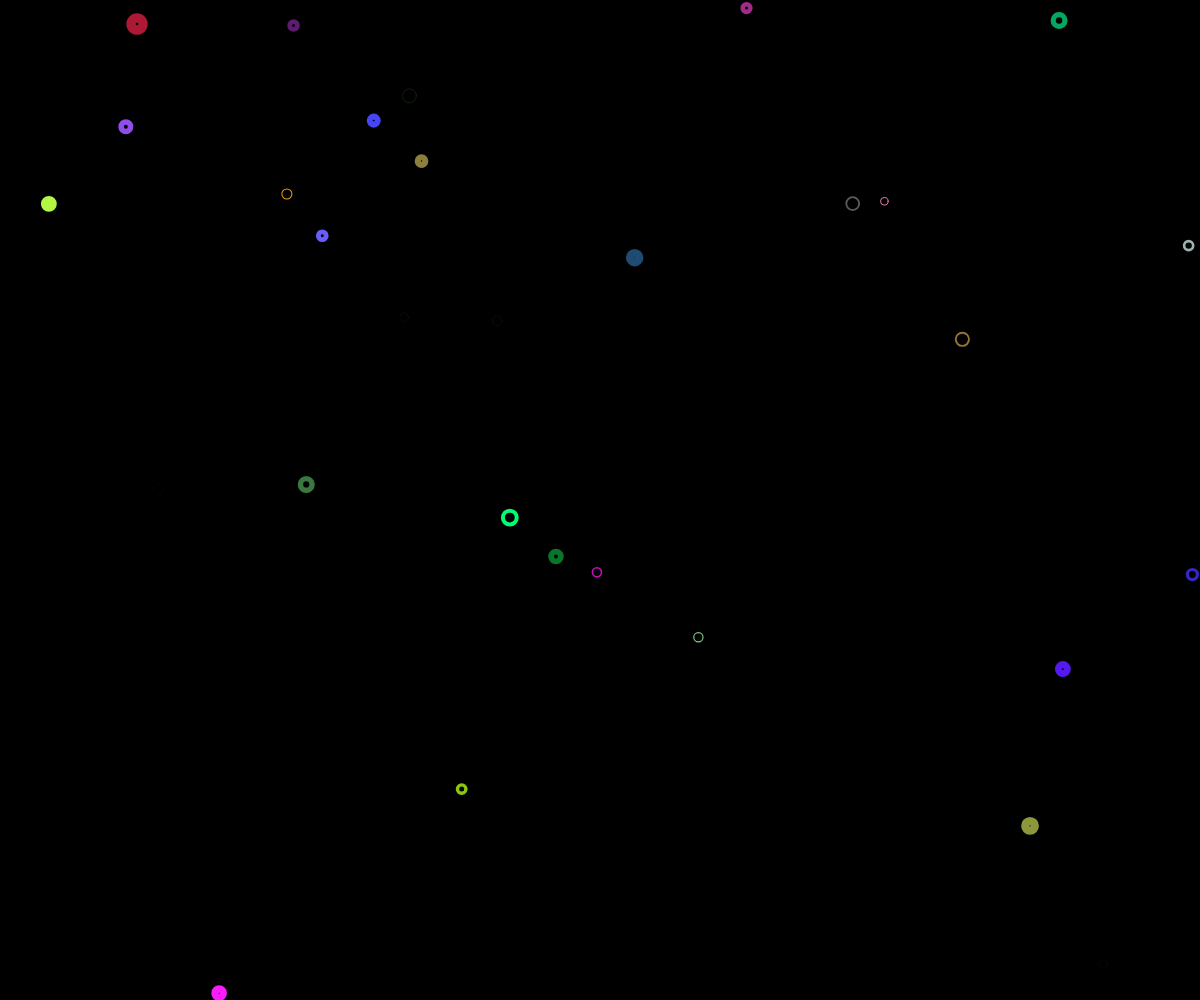
Frame 1 (no input)
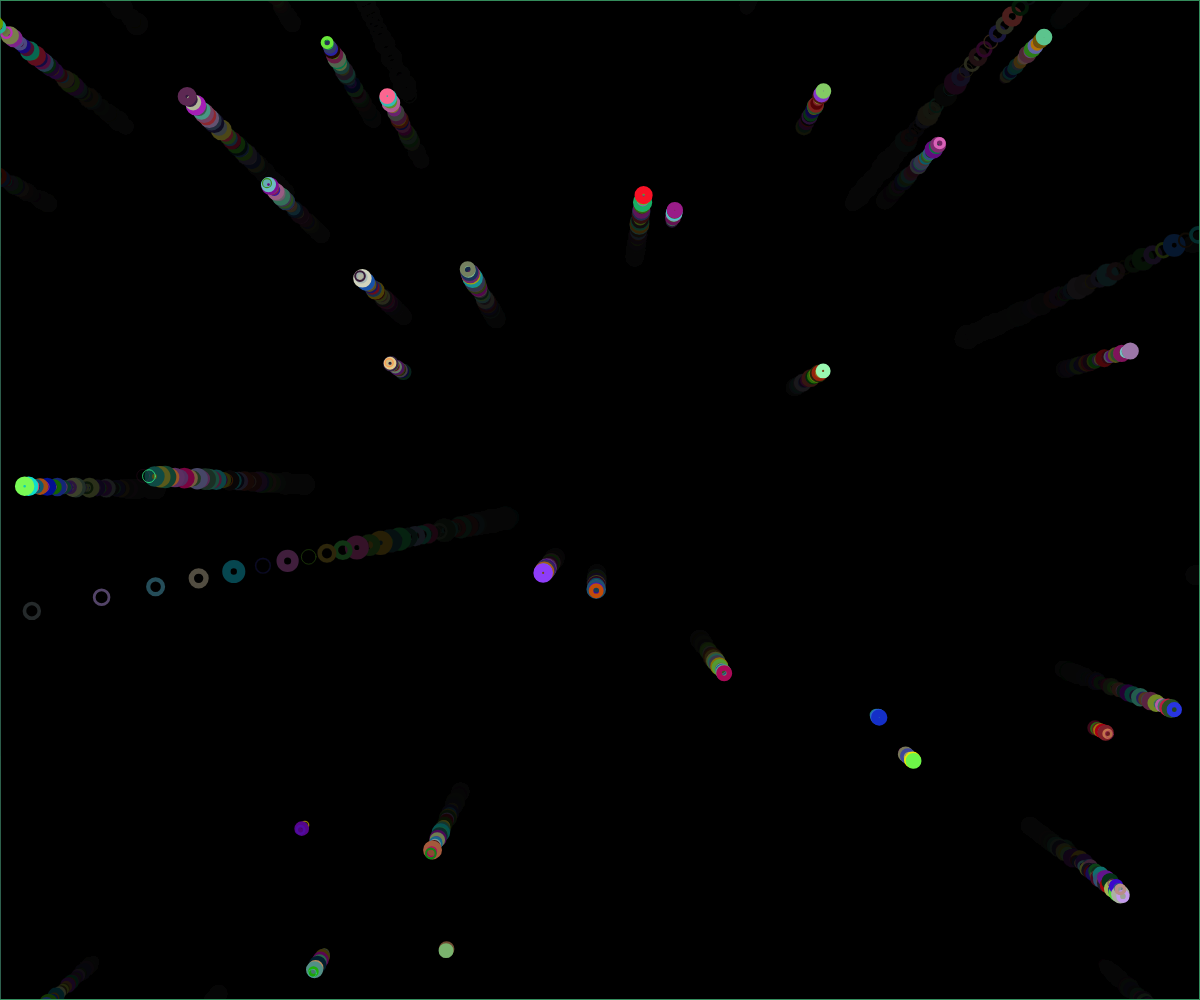
Frame 60 (no input)
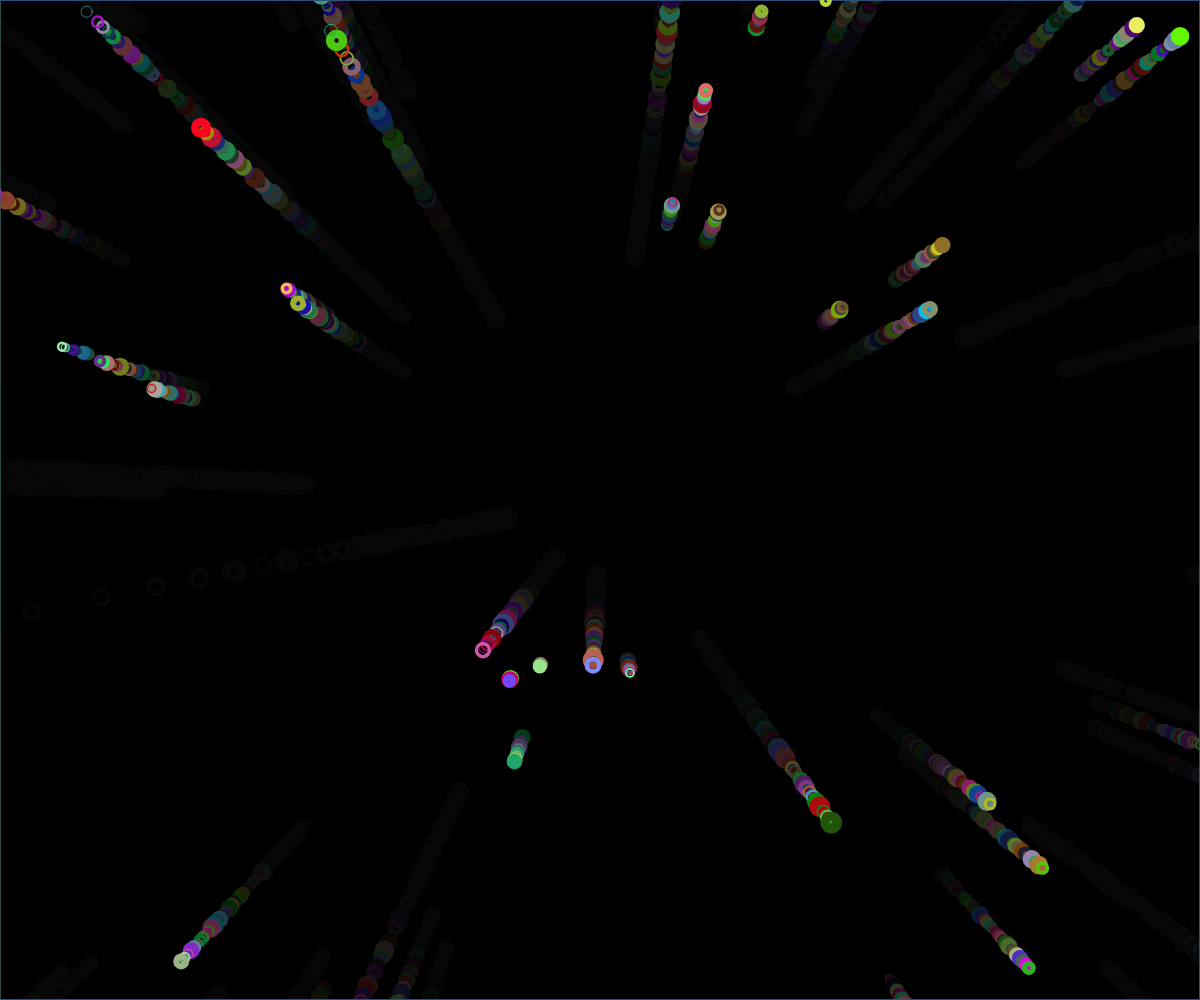
Frame 120 (the mouse pressed at the canvas centre since frame 60)

The p5.js sketch that drew these frames (run headless with seeded random() and noise() and a simulated clock; from frame 60 on, the mouse is pressed at the canvas centre):

// p5.js sketch
// ── sketch.js
var stars = [];
var speed = 3;
var r,g,b;
function setup() {
  // put setup code here
  createCanvas(windowWidth,windowHeight)
  //r = random(0,255);
  //g = random (0,255);
  //b = random (0,255);
  background(0);
  noStroke();
  for (var i = 0; i < 600;i++){
    stars[i]= new Star();

  }
}

function draw() {
  // put drawing code here
  fill(0,20);
  rect(0,0,width,height);
  translate(width/2, height/2);

  for(var i = 0; i < stars.length;i++){
    stars[i].update();
    stars[i].display();
    r = random(0,255);
    g = random(0,255);
    b = random(0,255);
    stroke(r,g,b);
    strokeWeight(1);

  }


}
class Star{
 constructor(){
   this.position = createVector(random(-width,width),random(-height,height),random(600));
   this.velocity = createVector(0, 0, -1);
   this.acceleration = createVector(0,0,-0.02);

 }
 update(){
   this.velocity.add(this.acceleration);
   this.position.add(this.velocity);

   if (this.position.z <1){
     this.position.z = 600;
     this.position.x = random(-width,width);
     this.position.y = random(-height,height);
     
   }
  
 }
 display(){
   fill(r,g,b);
   stroke(r,g,b,300);
   strokeWeight(random(10));
   var sx = map(this.position.x/this.position.z,0,1.5,0,width);
   var sy = map(this.position.y/this.position.z,0,1.5,0,height);
   var r = map(this.position.z,0,width,15,0);
   ellipse(sx, sy, r, r);

  


 }

}
//nature of code
